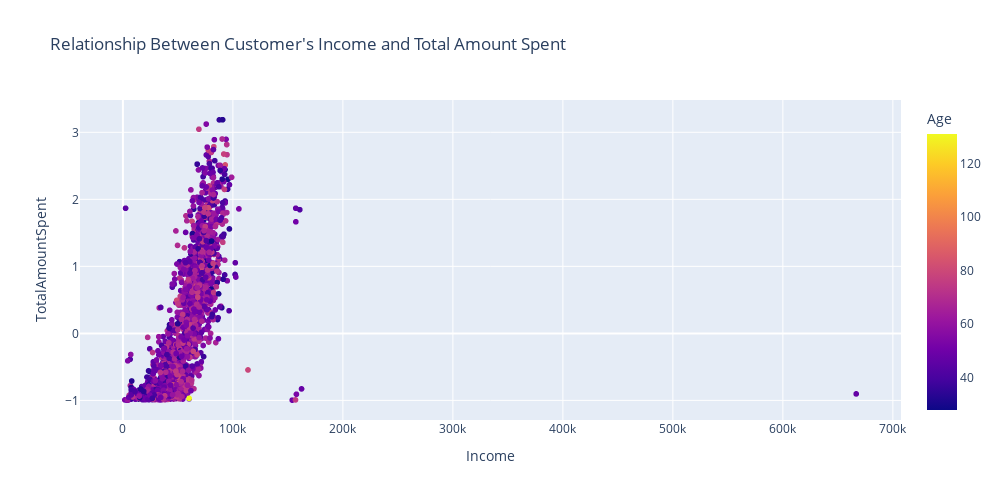

Notebook cell for this chart:
### Markdown cell above
### Bivariate Analysis:

Involves the analysis of the relationship between two variables. Common techniques include:

Scatter plots: to visualize the relationship between two numerical variables.
Box plots: to compare the distribution of a numerical variable across different categories of a categorical variable.
Correlation analysis: to quantify the strength and direction of the relationship between two numerical variables.

### Code cell
fig = px.scatter(data_frame=df_encoded, x="Income",
                 y="TotalAmountSpent",
                 title="Relationship Between Customer's Income and Total Amount Spent",
                height=500,
                 width= 1000,
                color = 'Age')
fig.show()

### Figure 1 — Plotly figure (JSON) as saved in the notebook; plotly's stock layout.template omitted (floating-point values rounded to 4 significant figures; data arrays with more than 128 entries replaced by an {"elided": "..."} marker saying what was removed)
{"data": [{"hovertemplate": "Income=%{x}<br>TotalAmountSpent=%{y}<br>Age=%{marker.color}<extra></extra>", "legendgroup": "", "marker": {"color": {"elided": "2240 int values"}, "coloraxis": "coloraxis", "symbol": "circle"}, "mode": "markers", "name": "", "showlegend": false, "type": "scattergl", "x": {"elided": "2240 int values"}, "xaxis": "x", "y": {"elided": "2240 float values"}, "yaxis": "y"}], "layout": {"coloraxis": {"colorbar": {"title": {"text": "Age"}}, "colorscale": [[0, "#0d0887"], [0.1111, "#46039f"], [0.2222, "#7201a8"], [0.3333, "#9c179e"], [0.4444, "#bd3786"], [0.5556, "#d8576b"], [0.6667, "#ed7953"], [0.7778, "#fb9f3a"], [0.8889, "#fdca26"], [1, "#f0f921"]]}, "height": 500, "legend": {"tracegroupgap": 0}, "title": {"text": "Relationship Between Customer's Income and Total Amount Spent"}, "width": 1000, "xaxis": {"anchor": "y", "domain": [0, 1], "title": {"text": "Income"}}, "yaxis": {"anchor": "x", "domain": [0, 1], "title": {"text": "TotalAmountSpent"}}}}
